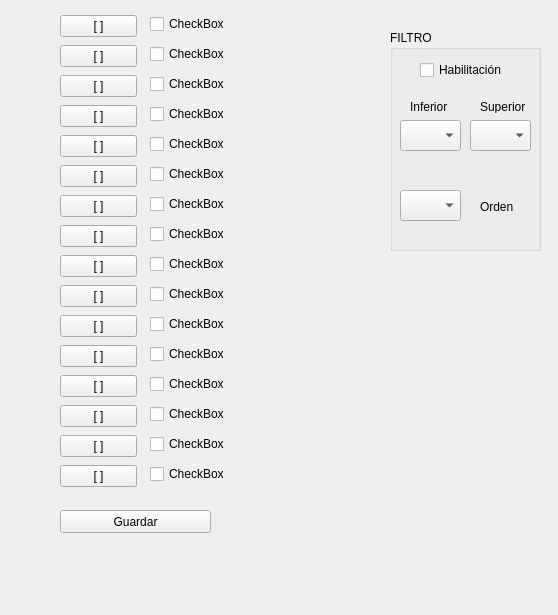
<?xml version="1.0" encoding="UTF-8"?>
<ui version="4.0">
 <class>Form</class>
 <widget class="QWidget" name="Form">
  <property name="geometry">
   <rect>
    <x>0</x>
    <y>0</y>
    <width>558</width>
    <height>615</height>
   </rect>
  </property>
  <property name="windowTitle">
   <string>Form</string>
  </property>
  <widget class="QPushButton" name="Btn_Guardar">
   <property name="geometry">
    <rect>
     <x>60</x>
     <y>510</y>
     <width>151</width>
     <height>23</height>
    </rect>
   </property>
   <property name="text">
    <string>Guardar</string>
   </property>
  </widget>
  <widget class="QWidget" name="layoutWidget">
   <property name="geometry">
    <rect>
     <x>60</x>
     <y>13</y>
     <width>77</width>
     <height>490</height>
    </rect>
   </property>
   <layout class="QVBoxLayout" name="verticalLayout">
    <item>
     <widget class="QPushButton" name="Btn_1">
      <property name="text">
       <string>[ ]</string>
      </property>
     </widget>
    </item>
    <item>
     <widget class="QPushButton" name="Btn_2">
      <property name="text">
       <string>[ ]</string>
      </property>
     </widget>
    </item>
    <item>
     <widget class="QPushButton" name="Btn_3">
      <property name="text">
       <string>[ ]</string>
      </property>
     </widget>
    </item>
    <item>
     <widget class="QPushButton" name="Btn_4">
      <property name="text">
       <string>[ ]</string>
      </property>
     </widget>
    </item>
    <item>
     <widget class="QPushButton" name="Btn_5">
      <property name="text">
       <string>[ ]</string>
      </property>
     </widget>
    </item>
    <item>
     <widget class="QPushButton" name="Btn_6">
      <property name="text">
       <string>[ ]</string>
      </property>
     </widget>
    </item>
    <item>
     <widget class="QPushButton" name="Btn_7">
      <property name="text">
       <string>[ ]</string>
      </property>
     </widget>
    </item>
    <item>
     <widget class="QPushButton" name="Btn_8">
      <property name="text">
       <string>[ ]</string>
      </property>
     </widget>
    </item>
    <item>
     <widget class="QPushButton" name="Btn_9">
      <property name="text">
       <string>[ ]</string>
      </property>
     </widget>
    </item>
    <item>
     <widget class="QPushButton" name="Btn_10">
      <property name="text">
       <string>[ ]</string>
      </property>
     </widget>
    </item>
    <item>
     <widget class="QPushButton" name="Btn_11">
      <property name="text">
       <string>[ ]</string>
      </property>
     </widget>
    </item>
    <item>
     <widget class="QPushButton" name="Btn_12">
      <property name="text">
       <string>[ ]</string>
      </property>
     </widget>
    </item>
    <item>
     <widget class="QPushButton" name="Btn_13">
      <property name="text">
       <string>[ ]</string>
      </property>
     </widget>
    </item>
    <item>
     <widget class="QPushButton" name="Btn_14">
      <property name="text">
       <string>[ ]</string>
      </property>
     </widget>
    </item>
    <item>
     <widget class="QPushButton" name="Btn_15">
      <property name="text">
       <string>[ ]</string>
      </property>
     </widget>
    </item>
    <item>
     <widget class="QPushButton" name="Btn_16">
      <property name="text">
       <string>[ ]</string>
      </property>
     </widget>
    </item>
   </layout>
  </widget>
  <widget class="QWidget" name="layoutWidget">
   <property name="geometry">
    <rect>
     <x>150</x>
     <y>10</y>
     <width>231</width>
     <height>491</height>
    </rect>
   </property>
   <layout class="QVBoxLayout" name="verticalLayout_2">
    <item>
     <widget class="QCheckBox" name="checkBox_1">
      <property name="enabled">
       <bool>true</bool>
      </property>
      <property name="text">
       <string>CheckBox</string>
      </property>
     </widget>
    </item>
    <item>
     <widget class="QCheckBox" name="checkBox_2">
      <property name="text">
       <string>CheckBox</string>
      </property>
     </widget>
    </item>
    <item>
     <widget class="QCheckBox" name="checkBox_3">
      <property name="text">
       <string>CheckBox</string>
      </property>
     </widget>
    </item>
    <item>
     <widget class="QCheckBox" name="checkBox_4">
      <property name="text">
       <string>CheckBox</string>
      </property>
     </widget>
    </item>
    <item>
     <widget class="QCheckBox" name="checkBox_5">
      <property name="text">
       <string>CheckBox</string>
      </property>
     </widget>
    </item>
    <item>
     <widget class="QCheckBox" name="checkBox_6">
      <property name="text">
       <string>CheckBox</string>
      </property>
     </widget>
    </item>
    <item>
     <widget class="QCheckBox" name="checkBox_7">
      <property name="text">
       <string>CheckBox</string>
      </property>
     </widget>
    </item>
    <item>
     <widget class="QCheckBox" name="checkBox_8">
      <property name="text">
       <string>CheckBox</string>
      </property>
     </widget>
    </item>
    <item>
     <widget class="QCheckBox" name="checkBox_9">
      <property name="text">
       <string>CheckBox</string>
      </property>
     </widget>
    </item>
    <item>
     <widget class="QCheckBox" name="checkBox_10">
      <property name="text">
       <string>CheckBox</string>
      </property>
     </widget>
    </item>
    <item>
     <widget class="QCheckBox" name="checkBox_11">
      <property name="text">
       <string>CheckBox</string>
      </property>
     </widget>
    </item>
    <item>
     <widget class="QCheckBox" name="checkBox_12">
      <property name="text">
       <string>CheckBox</string>
      </property>
     </widget>
    </item>
    <item>
     <widget class="QCheckBox" name="checkBox_13">
      <property name="text">
       <string>CheckBox</string>
      </property>
     </widget>
    </item>
    <item>
     <widget class="QCheckBox" name="checkBox_14">
      <property name="text">
       <string>CheckBox</string>
      </property>
     </widget>
    </item>
    <item>
     <widget class="QCheckBox" name="checkBox_15">
      <property name="text">
       <string>CheckBox</string>
      </property>
     </widget>
    </item>
    <item>
     <widget class="QCheckBox" name="checkBox_16">
      <property name="text">
       <string>CheckBox</string>
      </property>
     </widget>
    </item>
   </layout>
  </widget>
  <widget class="QGroupBox" name="groupBox">
   <property name="geometry">
    <rect>
     <x>390</x>
     <y>30</y>
     <width>151</width>
     <height>221</height>
    </rect>
   </property>
   <property name="title">
    <string>FILTRO</string>
   </property>
   <widget class="QComboBox" name="CBox_Frec1">
    <property name="geometry">
     <rect>
      <x>10</x>
      <y>90</y>
      <width>61</width>
      <height>31</height>
     </rect>
    </property>
   </widget>
   <widget class="QComboBox" name="CBox_Frec2">
    <property name="geometry">
     <rect>
      <x>80</x>
      <y>90</y>
      <width>61</width>
      <height>31</height>
     </rect>
    </property>
   </widget>
   <widget class="QLabel" name="label_2">
    <property name="geometry">
     <rect>
      <x>90</x>
      <y>70</y>
      <width>47</width>
      <height>13</height>
     </rect>
    </property>
    <property name="text">
     <string>Superior</string>
    </property>
   </widget>
   <widget class="QLabel" name="label_1">
    <property name="geometry">
     <rect>
      <x>20</x>
      <y>70</y>
      <width>47</width>
      <height>13</height>
     </rect>
    </property>
    <property name="text">
     <string>Inferior</string>
    </property>
   </widget>
   <widget class="QCheckBox" name="checkBox_Filtro">
    <property name="geometry">
     <rect>
      <x>30</x>
      <y>30</y>
      <width>91</width>
      <height>20</height>
     </rect>
    </property>
    <property name="text">
     <string>Habilitación</string>
    </property>
   </widget>
   <widget class="QComboBox" name="CBox_Orden">
    <property name="geometry">
     <rect>
      <x>10</x>
      <y>160</y>
      <width>61</width>
      <height>31</height>
     </rect>
    </property>
   </widget>
   <widget class="QLabel" name="label_3">
    <property name="geometry">
     <rect>
      <x>90</x>
      <y>170</y>
      <width>47</width>
      <height>13</height>
     </rect>
    </property>
    <property name="text">
     <string>Orden</string>
    </property>
   </widget>
  </widget>
 </widget>
 <resources/>
 <connections/>
</ui>
